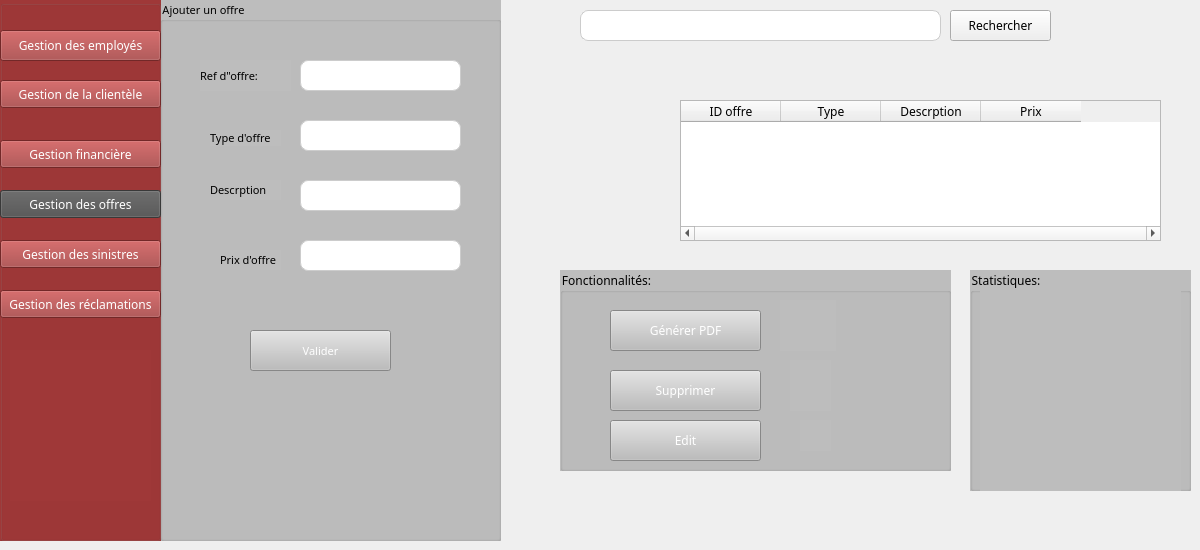
    <widget class="QWidget" name="page_2">
     <widget class="QGroupBox" name="groupBox_5">
      <property name="geometry">
       <rect>
        <x>160</x>
        <y>0</y>
        <width>341</width>
        <height>541</height>
       </rect>
      </property>
      <property name="styleSheet">
       <string notr="true">background-color:rgb(189, 189, 189);
font: 87 8pt ;
font-family: Poppins;</string>
      </property>
      <property name="title">
       <string>Ajouter un offre</string>
      </property>
      <widget class="QLabel" name="label_13">
       <property name="geometry">
        <rect>
         <x>40</x>
         <y>60</y>
         <width>91</width>
         <height>31</height>
        </rect>
       </property>
       <property name="styleSheet">
        <string notr="true"/>
       </property>
       <property name="text">
        <string>Ref d&quot;offre:</string>
       </property>
      </widget>
      <widget class="QLabel" name="label_14">
       <property name="geometry">
        <rect>
         <x>50</x>
         <y>130</y>
         <width>71</width>
         <height>16</height>
        </rect>
       </property>
       <property name="text">
        <string>Type d'offre</string>
       </property>
      </widget>
      <widget class="QLabel" name="label_15">
       <property name="geometry">
        <rect>
         <x>60</x>
         <y>250</y>
         <width>61</width>
         <height>20</height>
        </rect>
       </property>
       <property name="text">
        <string>Prix d'offre</string>
       </property>
      </widget>
      <widget class="QLineEdit" name="lineEdit_nom">
       <property name="geometry">
        <rect>
         <x>140</x>
         <y>60</y>
         <width>161</width>
         <height>31</height>
        </rect>
       </property>
       <property name="styleSheet">
        <string notr="true">background-color: #ffffff;
font: 8pt &quot;Modern No. 20&quot;;
      border: 1px solid #CCCCCC;
      border-radius: 8px;
      height:56px;
      padding: 20px;
      width: 584px;
     display: flex;
	flex-direction: column;
     align-items: flex-start;
      gap: 10px;</string>
       </property>
      </widget>
      <widget class="QPushButton" name="pushButton_12">
       <property name="geometry">
        <rect>
         <x>90</x>
         <y>330</y>
         <width>141</width>
         <height>41</height>
        </rect>
       </property>
       <property name="styleSheet">
        <string notr="true">QPushButton:hover {
            background-color: #9f3838;
        }
QPushButton{
color:rgb(255, 255, 255);}</string>
       </property>
       <property name="text">
        <string>Valider</string>
       </property>
      </widget>
      <widget class="QLineEdit" name="lineEdit_prenom">
       <property name="geometry">
        <rect>
         <x>140</x>
         <y>120</y>
         <width>161</width>
         <height>31</height>
        </rect>
       </property>
       <property name="styleSheet">
        <string notr="true">background-color: #ffffff;
font: 8pt &quot;Modern No. 20&quot;;
      border: 1px solid #CCCCCC;
      border-radius: 8px;
      height:56px;
      padding: 20px;
      width: 584px;
     display: flex;
	flex-direction: column;
     align-items: flex-start;
      gap: 10px;</string>
       </property>
      </widget>
      <widget class="QLineEdit" name="lineEdit_email">
       <property name="geometry">
        <rect>
         <x>140</x>
         <y>180</y>
         <width>161</width>
         <height>31</height>
        </rect>
       </property>
       <property name="styleSheet">
        <string notr="true">background-color: #ffffff;
font: 8pt &quot;Modern No. 20&quot;;
      border: 1px solid #CCCCCC;
      border-radius: 8px;
      height:56px;
      padding: 20px;
      width: 584px;
     display: flex;
	flex-direction: column;
     align-items: flex-start;
      gap: 10px;</string>
       </property>
      </widget>
      <widget class="QLineEdit" name="lineEdit_email_3">
       <property name="geometry">
        <rect>
         <x>140</x>
         <y>240</y>
         <width>161</width>
         <height>31</height>
        </rect>
       </property>
       <property name="styleSheet">
        <string notr="true">background-color: #ffffff;
font: 8pt &quot;Modern No. 20&quot;;
      border: 1px solid #CCCCCC;
      border-radius: 8px;
      height:56px;
      padding: 20px;
      width: 584px;
     display: flex;
	flex-direction: column;
     align-items: flex-start;
      gap: 10px;</string>
       </property>
      </widget>
      <widget class="QLabel" name="label_16">
       <property name="geometry">
        <rect>
         <x>50</x>
         <y>180</y>
         <width>71</width>
         <height>20</height>
        </rect>
       </property>
       <property name="text">
        <string>Descrption</string>
       </property>
      </widget>
     </widget>
     <widget class="QGroupBox" name="groupBox_6">
      <property name="geometry">
       <rect>
        <x>0</x>
        <y>0</y>
        <width>161</width>
        <height>541</height>
       </rect>
      </property>
      <property name="styleSheet">
       <string notr="true">background-color: #9f3838;
    height: 88.6rem;
    left: 0;
    position: absolute;
    top: 8.7rem;
    width: 29rem;</string>
      </property>
      <property name="title">
       <string/>
      </property>
      <widget class="QPushButton" name="pushButton_13">
       <property name="geometry">
        <rect>
         <x>0</x>
         <y>30</y>
         <width>161</width>
         <height>31</height>
        </rect>
       </property>
       <property name="styleSheet">
        <string notr="true">QPushButton{
color:rgb(255, 255, 255);
          flex-shrink: 0;
          font-family: Poppins;
          font-size: 2rem;
          font-weight: 400;
          line-height: 1.5;
          white-space: nowrap;
}
QPushButton:hover {
            background-color: #505050;
        }</string>
       </property>
       <property name="text">
        <string>Gestion des employés</string>
       </property>
      </widget>
      <widget class="QPushButton" name="pushButton_14">
       <property name="geometry">
        <rect>
         <x>0</x>
         <y>80</y>
         <width>161</width>
         <height>28</height>
        </rect>
       </property>
       <property name="styleSheet">
        <string notr="true">QPushButton{
color:rgb(255, 255, 255);
          flex-shrink: 0;
          font-family: Poppins;
          font-size: 2rem;
          font-weight: 400;
          line-height: 1.5;
          white-space: nowrap;
}
QPushButton:hover {
            background-color: #505050;
        }</string>
       </property>
       <property name="text">
        <string>Gestion de la clientèle</string>
       </property>
      </widget>
      <widget class="QPushButton" name="pushButton_15">
       <property name="geometry">
        <rect>
         <x>0</x>
         <y>140</y>
         <width>161</width>
         <height>28</height>
        </rect>
       </property>
       <property name="styleSheet">
        <string notr="true">QPushButton{
color:rgb(255, 255, 255);
          flex-shrink: 0;
          font-family: Poppins;
          font-size: 2rem;
          font-weight: 400;
          line-height: 1.5;
          white-space: nowrap;
}
QPushButton:hover {
            background-color: #505050;
        }</string>
       </property>
       <property name="text">
        <string>Gestion financière</string>
       </property>
      </widget>
      <widget class="QPushButton" name="pushButton_16">
       <property name="geometry">
        <rect>
         <x>0</x>
         <y>190</y>
         <width>161</width>
         <height>28</height>
        </rect>
       </property>
       <property name="styleSheet">
        <string notr="true">QPushButton{
color:rgb(255, 255, 255);
          flex-shrink: 0;
          font-family: Poppins;
          font-size: 2rem;
          font-weight: 400;
          line-height: 1.5;
          white-space: nowrap;
	background-color: #505050;
}

            
</string>
       </property>
       <property name="text">
        <string>Gestion des offres</string>
       </property>
      </widget>
      <widget class="QPushButton" name="pushButton_17">
       <property name="geometry">
        <rect>
         <x>0</x>
         <y>240</y>
         <width>161</width>
         <height>28</height>
        </rect>
       </property>
       <property name="styleSheet">
        <string notr="true">QPushButton{
color:rgb(255, 255, 255);
          flex-shrink: 0;
          font-family: Poppins;
          font-size: 2rem;
          font-weight: 400;
          line-height: 1.5;
          white-space: nowrap;
}
QPushButton:hover {
            background-color: #505050;
        }</string>
       </property>
       <property name="text">
        <string>Gestion des sinistres</string>
       </property>
      </widget>
      <widget class="QPushButton" name="pushButton_18">
       <property name="geometry">
        <rect>
         <x>0</x>
         <y>290</y>
         <width>161</width>
         <height>28</height>
        </rect>
       </property>
       <property name="styleSheet">
        <string notr="true">QPushButton{
color:rgb(255, 255, 255);
          flex-shrink: 0;
          font-family: Poppins;
          font-size: 2rem;
          font-weight: 400;
          line-height: 1.5;
          white-space: nowrap;
}
QPushButton:hover {
            background-color: #505050;
        }</string>
       </property>
       <property name="text">
        <string>Gestion des réclamations</string>
       </property>
      </widget>
      <widget class="QLabel" name="label_17">
       <property name="geometry">
        <rect>
         <x>10</x>
         <y>350</y>
         <width>141</width>
         <height>151</height>
        </rect>
       </property>
       <property name="text">
        <string/>
       </property>
       <property name="pixmap">
        <pixmap>ressources/405104671_894605635545040_6599617230245675821_n.png</pixmap>
       </property>
       <property name="scaledContents">
        <bool>true</bool>
       </property>
      </widget>
     </widget>
     <widget class="QGroupBox" name="groupBox_7">
      <property name="geometry">
       <rect>
        <x>970</x>
        <y>270</y>
        <width>221</width>
        <height>221</height>
       </rect>
      </property>
      <property name="styleSheet">
       <string notr="true">background-color:rgb(189, 189, 189);
font-family: Poppins;</string>
      </property>
      <property name="title">
       <string>Statistiques:</string>
      </property>
      <property name="flat">
       <bool>false</bool>
      </property>
      <property name="checkable">
       <bool>false</bool>
      </property>
      <widget class="QLabel" name="label_18">
       <property name="geometry">
        <rect>
         <x>10</x>
         <y>20</y>
         <width>201</width>
         <height>201</height>
        </rect>
       </property>
       <property name="text">
        <string/>
       </property>
       <property name="pixmap">
        <pixmap>../../Downloads/statique.png</pixmap>
       </property>
      </widget>
     </widget>
     <widget class="QLineEdit" name="lineEdit_2">
      <property name="geometry">
       <rect>
        <x>580</x>
        <y>10</y>
        <width>361</width>
        <height>31</height>
       </rect>
      </property>
      <property name="cursor">
       <cursorShape>BusyCursor</cursorShape>
      </property>
      <property name="styleSheet">
       <string notr="true">background-color: #ffffff;
font: 8pt &quot;Modern No. 20&quot;;
      border: 1px solid #CCCCCC;
      border-radius: 8px;
      height:56px;
      padding: 20px;
      width: 584px;
     display: flex;
	flex-direction: column;
     align-items: flex-start;
      gap: 15px;</string>
      </property>
      <property name="text">
       <string/>
      </property>
     </widget>
     <widget class="QGroupBox" name="groupBox_8">
      <property name="geometry">
       <rect>
        <x>560</x>
        <y>270</y>
        <width>391</width>
        <height>201</height>
       </rect>
      </property>
      <property name="styleSheet">
       <string notr="true">background-color:rgb(189, 189, 189);
font-family: Poppins;</string>
      </property>
      <property name="title">
       <string>Fonctionnalités:</string>
      </property>
      <widget class="QPushButton" name="pushButton_19">
       <property name="geometry">
        <rect>
         <x>50</x>
         <y>40</y>
         <width>151</width>
         <height>41</height>
        </rect>
       </property>
       <property name="styleSheet">
        <string notr="true">QPushButton:hover {
            background-color: #9f3838;
        }
QPushButton{
color:rgb(255, 255, 255);}</string>
       </property>
       <property name="text">
        <string>Générer PDF</string>
       </property>
      </widget>
      <widget class="QPushButton" name="pushButton_20">
       <property name="geometry">
        <rect>
         <x>50</x>
         <y>100</y>
         <width>151</width>
         <height>41</height>
        </rect>
       </property>
       <property name="styleSheet">
        <string notr="true">QPushButton:hover {
            background-color: #9f3838;
        }
QPushButton{
color:rgb(255, 255, 255);}</string>
       </property>
       <property name="text">
        <string>Supprimer</string>
       </property>
      </widget>
      <widget class="QPushButton" name="pushButton_21">
       <property name="geometry">
        <rect>
         <x>50</x>
         <y>150</y>
         <width>151</width>
         <height>41</height>
        </rect>
       </property>
       <property name="styleSheet">
        <string notr="true">QPushButton:hover {
            background-color: #9f3838;
        }
QPushButton{
color:rgb(255, 255, 255);}</string>
       </property>
       <property name="text">
        <string>Edit</string>
       </property>
      </widget>
      <widget class="QLabel" name="label_19">
       <property name="geometry">
        <rect>
         <x>240</x>
         <y>150</y>
         <width>31</width>
         <height>31</height>
        </rect>
       </property>
       <property name="text">
        <string/>
       </property>
       <property name="pixmap">
        <pixmap>ressources/426413442_2595999480574305_7482630788142818249_n.png</pixmap>
       </property>
       <property name="scaledContents">
        <bool>true</bool>
       </property>
      </widget>
      <widget class="QLabel" name="label_20">
       <property name="geometry">
        <rect>
         <x>230</x>
         <y>90</y>
         <width>41</width>
         <height>51</height>
        </rect>
       </property>
       <property name="text">
        <string/>
       </property>
       <property name="pixmap">
        <pixmap>ressources/422670916_952311876457594_4377088818375921302_n.png</pixmap>
       </property>
       <property name="scaledContents">
        <bool>true</bool>
       </property>
      </widget>
      <widget class="QLabel" name="label_21">
       <property name="geometry">
        <rect>
         <x>220</x>
         <y>30</y>
         <width>56</width>
         <height>51</height>
        </rect>
       </property>
       <property name="text">
        <string/>
       </property>
       <property name="pixmap">
        <pixmap>ressources/405125987_240725965673369_5384739589695128448_n.png</pixmap>
       </property>
       <property name="scaledContents">
        <bool>true</bool>
       </property>
      </widget>
     </widget>
     <widget class="QPushButton" name="pushButton_22">
      <property name="geometry">
       <rect>
        <x>950</x>
        <y>10</y>
        <width>101</width>
        <height>31</height>
       </rect>
      </property>
      <property name="styleSheet">
       <string notr="true">
QPushButton:hover {
            background-color: #9f3838;
        }
QPushButton{

font-family: Poppins;
}</string>
      </property>
      <property name="text">
       <string>Rechercher</string>
      </property>
     </widget>
     <widget class="QTableWidget" name="tableWidget_2">
      <property name="geometry">
       <rect>
        <x>680</x>
        <y>100</y>
        <width>481</width>
        <height>141</height>
       </rect>
      </property>
      <property name="styleSheet">
       <string notr="true">font-family: Poppins;
</string>
      </property>
      <property name="horizontalScrollBarPolicy">
       <enum>Qt::ScrollBarAlwaysOn</enum>
      </property>
      <attribute name="verticalHeaderShowSortIndicator" stdset="0">
       <bool>false</bool>
      </attribute>
      <attribute name="verticalHeaderStretchLastSection">
       <bool>false</bool>
      </attribute>
      <column>
       <property name="text">
        <string>ID offre</string>
       </property>
      </column>
      <column>
       <property name="text">
        <string>Type</string>
       </property>
      </column>
      <column>
       <property name="text">
        <string>Descrption</string>
       </property>
      </column>
      <column>
       <property name="text">
        <string>Prix</string>
       </property>
      </column>
     </widget>
     <widget class="QLabel" name="label_22">
      <property name="geometry">
       <rect>
        <x>910</x>
        <y>20</y>
        <width>21</width>
        <height>20</height>
       </rect>
      </property>
      <property name="text">
       <string/>
      </property>
      <property name="pixmap">
       <pixmap>ressources/405020030_390110873610731_3857294868988413096_n.png</pixmap>
      </property>
      <property name="scaledContents">
       <bool>true</bool>
      </property>
     </widget>
    </widget>
